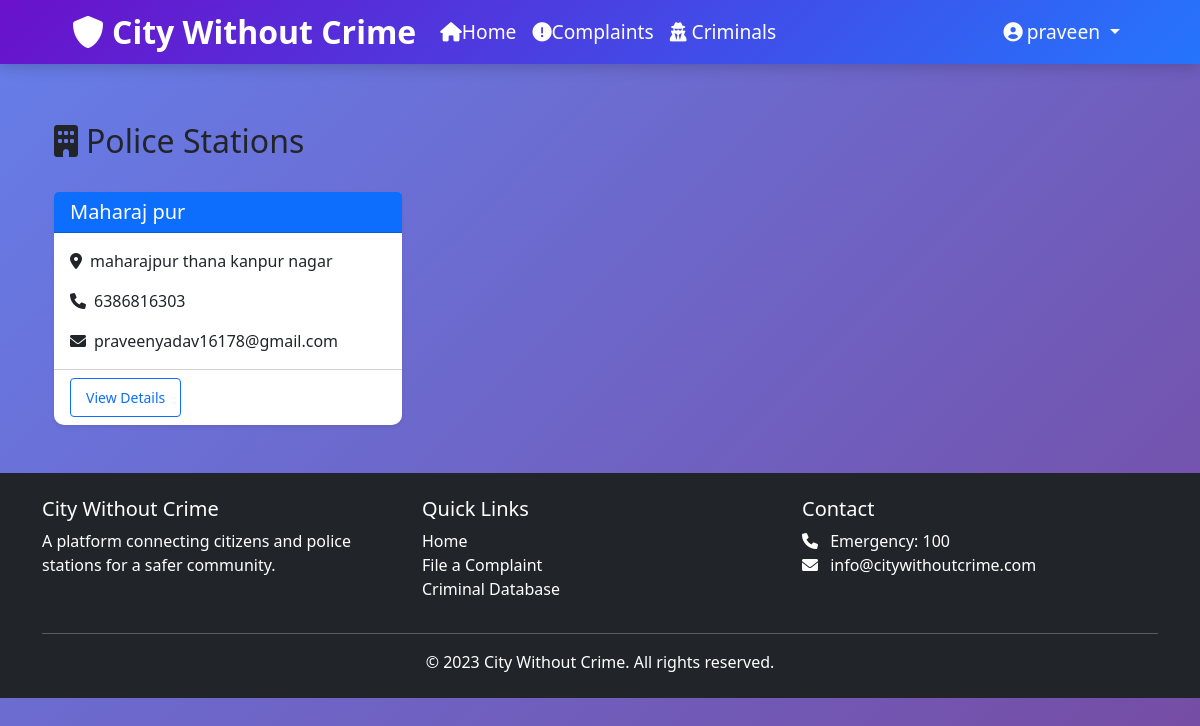
The app's page /stations/ (signed in), older data.
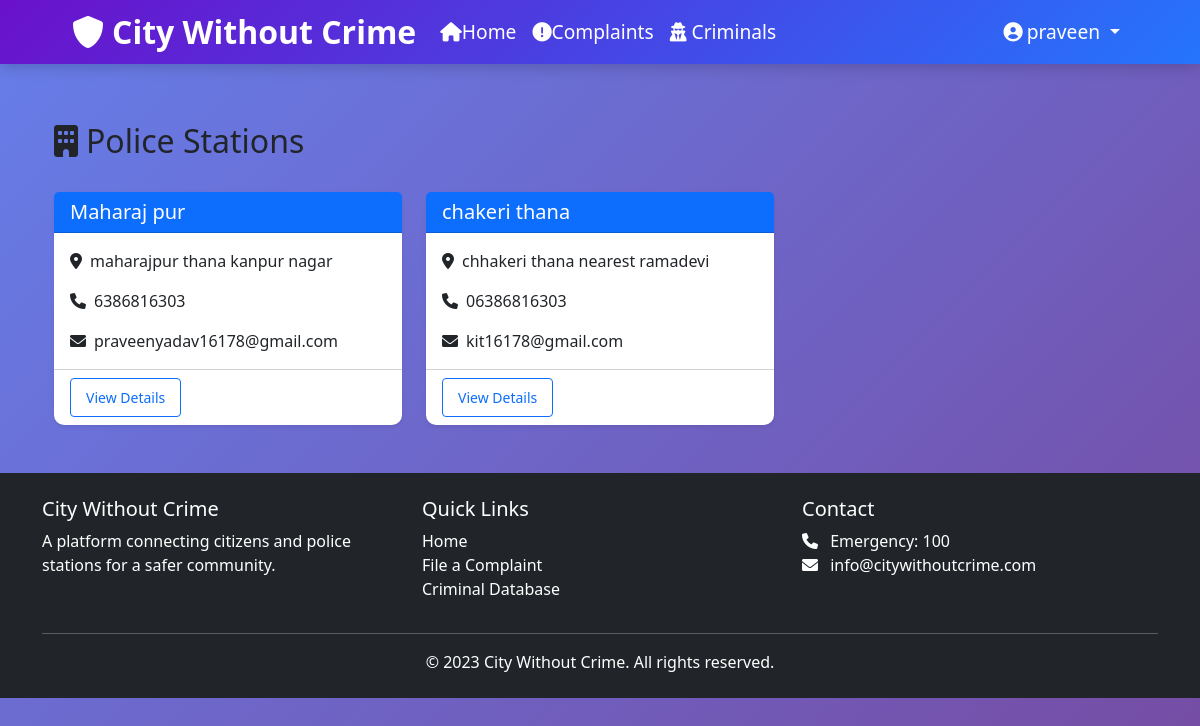
The same page, newer data.
### cwc_app/models.py (models this page shows, shortened)
class PoliceStation(models.Model):
    name = models.CharField(max_length=100)
    address = models.TextField()
    contact_number = models.CharField(max_length=15)
    email = models.EmailField()
    jurisdiction = models.CharField(max_length=100)
    created_at = models.DateTimeField(auto_now_add=True)

### cwc_app/views.py (the view)
# urls.py: path('stations/', views.station_list, name='station_list'),
@login_required
def station_list(request):
    stations = PoliceStation.objects.all().order_by('name')
    return render(request, 'police_stations/list.html', {'stations': stations})

### templates/police_stations/list.html (shortened to what this page needs)
{% extends 'base.html' %}
{% block content %}
<div class="container">
    <div class="d-flex justify-content-between align-items-center mb-4">
        <h2><i class="fas fa-building me-2"></i>Police Stations</h2>
    </div>
    <div class="row g-4">
        {% for station in stations %}
        <div class="col-md-6 col-lg-4">
            <div class="card h-100 shadow-sm">
                <div class="card-header bg-primary text-white">
                    <h5 class="mb-0">{{ station.name }}</h5>
                </div>
                <div class="card-body">
                    <p class="card-text">
                        <i class="fas fa-map-marker-alt me-2"></i>{{ station.address|truncatewords:8 }}
                    </p>
                    <p class="card-text">
                        <i class="fas fa-phone me-2"></i>{{ station.contact_number }}
                    </p>
                    <p class="card-text">
                        <i class="fas fa-envelope me-2"></i>{{ station.email }}
                    </p>
                </div>
                <div class="card-footer bg-transparent">
                    <a href="{% url 'station_detail' station.pk %}" class="btn btn-sm btn-outline-primary">
                        View Details
                    </a>
                </div>
            </div>
        </div>
        {% empty %}
        <div class="col-12">
            <div class="alert alert-info">
                <i class="fas fa-info-circle me-2"></i>No police stations found in database.
            </div>
        </div>
        {% endfor %}
    </div>
</div>
{% endblock %}

Row changes from the older to the newer data that the page shows:
added PoliceStation: name "chakeri thana", address "chhakeri thana nearest ramadevi", contact_number "06386816303", email "kit16178@gmail.com"
